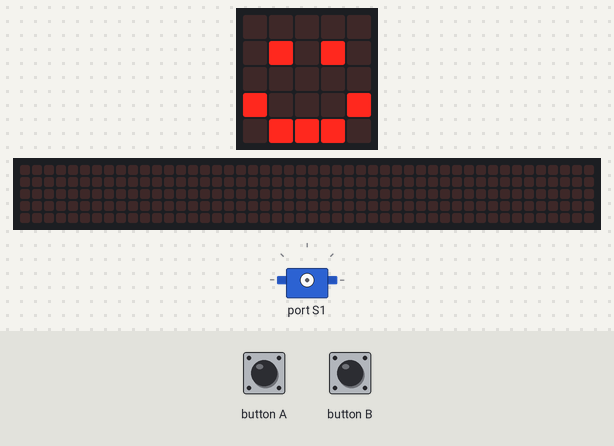
The program below on a simulated BBC micro:bit (MakeCode). On the bench: the board's 5×5 LED display, a strip that is not on the board, showing the scrolling text unrolled, servo. The test bench sets the inputs (shaded band). The 48×5 strip is a reading aid, not a part: it shows the text the display is scrolling, unrolled, one strip-width of it at a time.

Above: at 1.8 s.
1.9 s: button B pressed for 0.15 s
At 2.2 s:
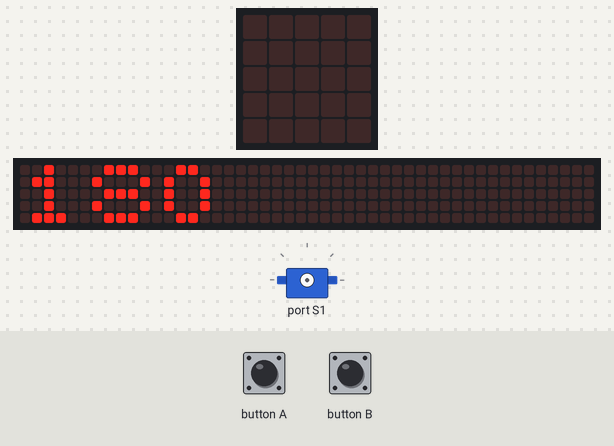
2.6 s: button A pressed for 0.15 s
At 3.17 s:
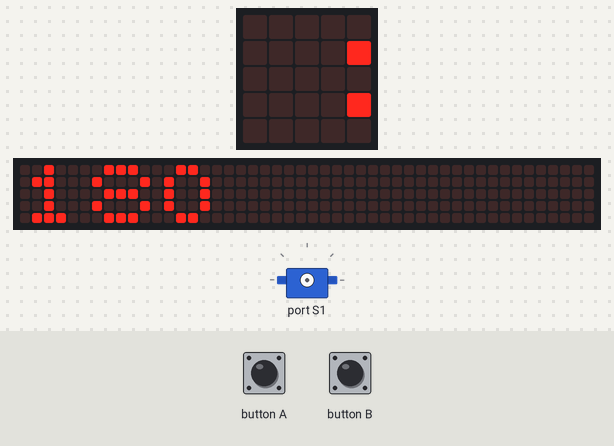
3.3 s: button B pressed for 0.15 s
At 5.9 s:
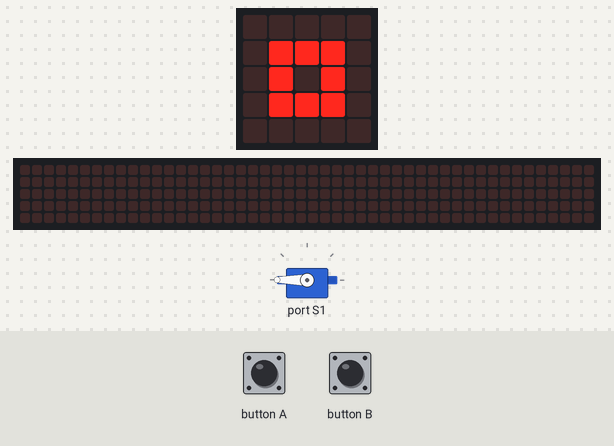
8.8 s: button A pressed for 0.15 s
12.5 s: button B pressed for 0.15 s
15.6 s: button A pressed for 0.15 s
At 15.92 s:
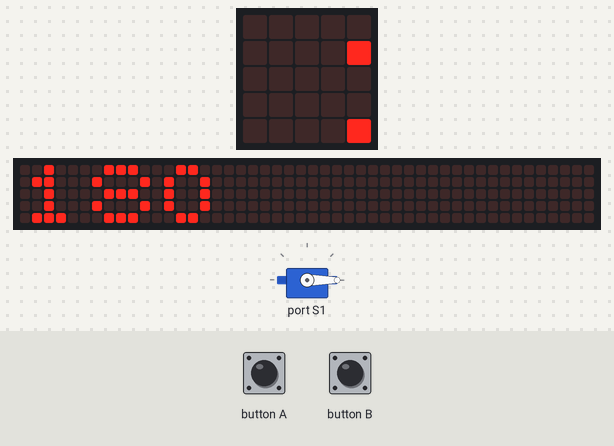
Timing chart, 0 to 17.3 s (numbered marks = the images above; inputs shaded):
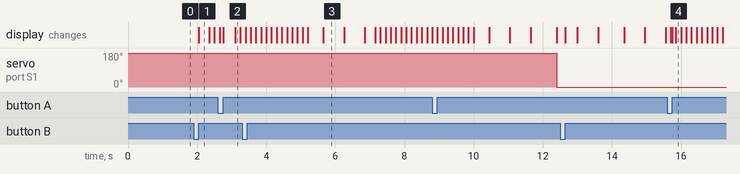

Measured:
- after the input at 1.9 s, the display: changes after 0.15 s (image 1)
- after the input at 2.6 s, the display: first differs from a run without the input after 0.15 s (image 2 shows a later state)
- after the input at 3.3 s, servo on port S1: stays 180° (without the input it goes to 0° after 4.3 s)
- after the input at 15.6 s, the display: first differs from a run without the input after 0.15 s (image 4 shows a later state)
- what the display in image 3 shows lasts 0.6 s, from 5.7 s to 6.3 s

The program:

main.ts
```typescript
// (licence header left out)
// variable
const servoNumber1 = robotbit.Servos.S1

// set up
basic.clearScreen()
basic.showIcon (IconNames.Happy)

// turns to 0 degrees when you press A
input.onButtonPressed(Button.A, function() {
    basic.clearScreen()
    basic.showString('0')
    robotbit.Servo(servoNumber1, 0)
    basic.showIcon(IconNames.SmallSquare)
    basic.clearScreen()
    basic.showIcon(IconNames.Happy)
})

// turns to 180 degrees when you press B
input.onButtonPressed(Button.B, function() {
    basic.clearScreen()
    basic.showString('180')
    robotbit.Servo(servoNumber1, 180)
    basic.showIcon(IconNames.SmallSquare)
    basic.clearScreen()
    basic.showIcon(IconNames.Happy)
})
```
